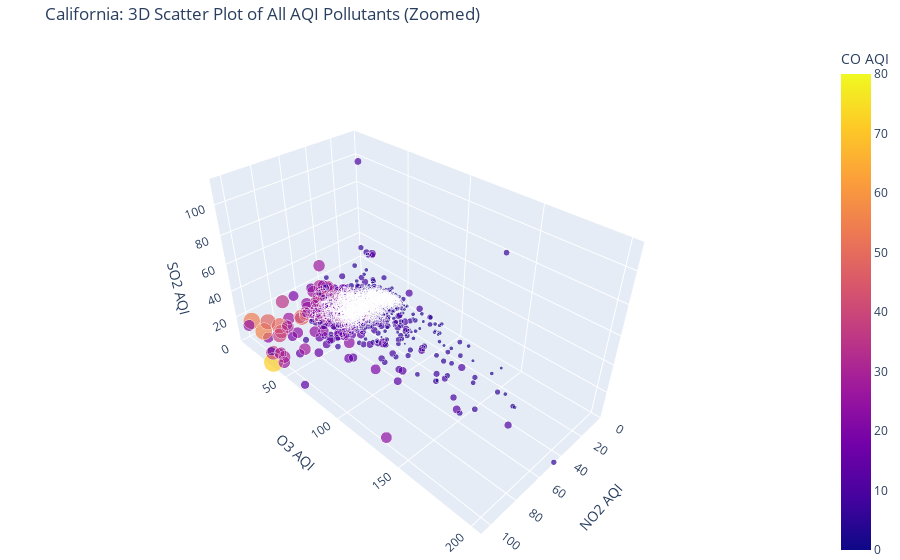
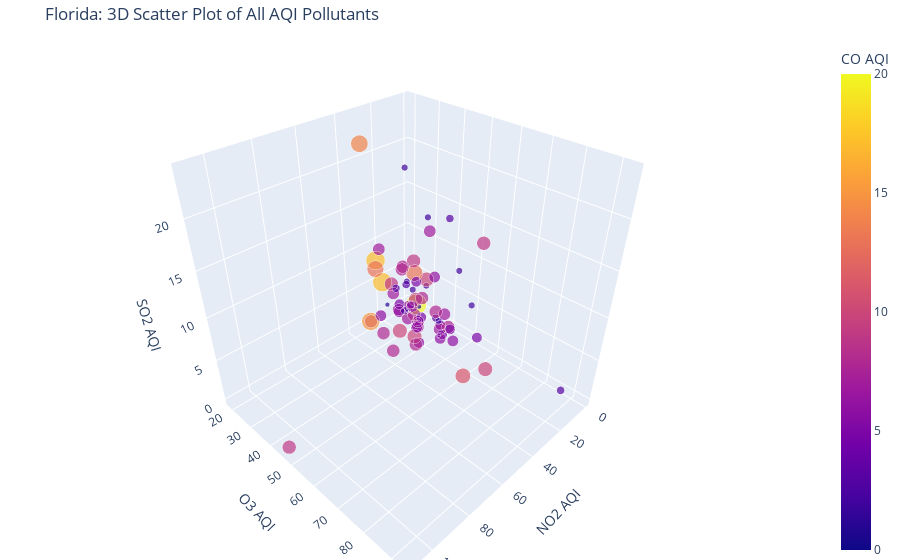

Here is the notebook cell these charts were saved with, in order:
### Markdown cell above
## Section 3

Plotly visualisations.

### Code cell
# Interactive 3D scatter plot for California: All AQI
import plotly.express as px
df_ca = df[df['State'] == 'California']
fig_ca = px.scatter_3d(
    df_ca,
    x="NO2 AQI",
    y="O3 AQI",
    z="SO2 AQI",
    color="CO AQI",
    size="CO AQI",
    hover_data=["Address", "City", "County", "Date"],
    title="California: 3D Scatter Plot of All AQI"
 )
fig_ca.update_layout(
    margin=dict(l=0, r=0, b=0, t=40),
    scene_dragmode='orbit',
    scene={
        'xaxis': {'title': 'NO2 AQI', 'range': [df_ca['NO2 AQI'].min(), df_ca['NO2 AQI'].max()]},
        'yaxis': {'title': 'O3 AQI', 'range': [df_ca['O3 AQI'].min(), df_ca['O3 AQI'].max()]},
        'zaxis': {'title': 'SO2 AQI', 'range': [df_ca['SO2 AQI'].min(), df_ca['SO2 AQI'].max()]},
        'camera': {'eye': {'x': 1.5, 'y': 1.5, 'z': 1.5}}
    }
 )
fig_ca.show()

# Interactive 3D scatter plot for Florida: All AQI
df_fl = df[df['State'] == 'Florida']
fig_fl = px.scatter_3d(
    df_fl,
    x="NO2 AQI",
    y="O3 AQI",
    z="SO2 AQI",
    color="CO AQI",
    size="CO AQI",
    hover_data=["Address", "City", "County", "Date"],
    title="Florida: 3D Scatter Plot of All AQI"
 )
fig_fl.update_layout(margin=dict(l=0, r=0, b=0, t=40), scene_dragmode='orbit')
fig_fl.show()

### Figure 1 — Plotly figure (JSON) as saved in the notebook; plotly's stock layout.template omitted (floating-point values rounded to 4 significant figures; data arrays with more than 128 entries replaced by an {"elided": "..."} marker saying what was removed)
{"data": [{"customdata": {"elided": "1680x4 str values"}, "hovertemplate": "NO2 AQI=%{x}<br>O3 AQI=%{y}<br>SO2 AQI=%{z}<br>CO AQI=%{marker.color}<br>Address=%{customdata[0]}<br>City=%{customdata[1]}<br>County=%{customdata[2]}<br>Date=%{customdata[3]}<extra></extra>", "legendgroup": "", "marker": {"color": {"elided": "1680 float values"}, "coloraxis": "coloraxis", "size": {"elided": "1680 float values"}, "sizemode": "area", "sizeref": 0.2, "symbol": "circle"}, "mode": "markers", "name": "", "scene": "scene", "showlegend": false, "type": "scatter3d", "x": {"elided": "1680 int values"}, "y": {"elided": "1680 int values"}, "z": {"elided": "1680 float values"}}], "layout": {"coloraxis": {"colorbar": {"title": {"text": "CO AQI"}}, "colorscale": [[0, "#0d0887"], [0.1111, "#46039f"], [0.2222, "#7201a8"], [0.3333, "#9c179e"], [0.4444, "#bd3786"], [0.5556, "#d8576b"], [0.6667, "#ed7953"], [0.7778, "#fb9f3a"], [0.8889, "#fdca26"], [1, "#f0f921"]]}, "legend": {"itemsizing": "constant", "tracegroupgap": 0}, "margin": {"b": 0, "l": 0, "r": 0, "t": 40}, "scene": {"camera": {"eye": {"x": 1.5, "y": 1.5, "z": 1.5}}, "domain": {"x": [0, 1], "y": [0, 1]}, "dragmode": "orbit", "xaxis": {"range": [0, 107], "title": {"text": "NO2 AQI"}}, "yaxis": {"range": [0, 206], "title": {"text": "O3 AQI"}}, "zaxis": {"range": [0, 116], "title": {"text": "SO2 AQI"}}}, "title": {"text": "California: 3D Scatter Plot of All AQI Pollutants (Zoomed)"}}}

### Figure 2 — Plotly figure (JSON) as saved in the notebook; plotly's stock layout.template omitted (floating-point values rounded to 4 significant figures; data arrays with more than 128 entries replaced by an {"elided": "..."} marker saying what was removed)
{"data": [{"customdata": {"elided": "75x4 str values"}, "hovertemplate": "NO2 AQI=%{x}<br>O3 AQI=%{y}<br>SO2 AQI=%{z}<br>CO AQI=%{marker.color}<br>Address=%{customdata[0]}<br>City=%{customdata[1]}<br>County=%{customdata[2]}<br>Date=%{customdata[3]}<extra></extra>", "legendgroup": "", "marker": {"color": [6.0, 14.0, 3.0, 3.0, 7.0, 8.0, 0.0, 2.0, 6.0, 8.0, 2.0, 9.0, 20.0, 10.0, 2.0, 5.0, 3.0, 1.0, 6.0, 17.0, 3.0, 10.0, 1.0, 6.0, 7.0, 7.0, 7.0, 5.0, 17.0, 3.0, 0.0, 7.0, 3.0, 7.0, 13.0, 7.0, 7.0, 8.0, 5.0, 1.0, 2.0, 8.0, 2.0, 15.0, 11.0, 5.0, 6.0, 9.0, 8.0, 9.0, 7.0, 5.0, 10.0, 8.0, 8.0, 3.0, 9.0, 13.0, 10.0, 8.0, 1.0, 9.0, 8.0, 2.0, 6.0, 2.0, 7.0, 5.0, 3.0, 8.0, 5.0, 2.0, 6.0, 6.0, 6.0], "coloraxis": "coloraxis", "size": [6.0, 14.0, 3.0, 3.0, 7.0, 8.0, 0.0, 2.0, 6.0, 8.0, 2.0, 9.0, 20.0, 10.0, 2.0, 5.0, 3.0, 1.0, 6.0, 17.0, 3.0, 10.0, 1.0, 6.0, 7.0, 7.0, 7.0, 5.0, 17.0, 3.0, 0.0, 7.0, 3.0, 7.0, 13.0, 7.0, 7.0, 8.0, 5.0, 1.0, 2.0, 8.0, 2.0, 15.0, 11.0, 5.0, 6.0, 9.0, 8.0, 9.0, 7.0, 5.0, 10.0, 8.0, 8.0, 3.0, 9.0, 13.0, 10.0, 8.0, 1.0, 9.0, 8.0, 2.0, 6.0, 2.0, 7.0, 5.0, 3.0, 8.0, 5.0, 2.0, 6.0, 6.0, 6.0], "sizemode": "area", "sizeref": 0.05, "symbol": "circle"}, "mode": "markers", "name": "", "scene": "scene", "showlegend": false, "type": "scatter3d", "x": [10, 49, 18, 2, 15, 11, 11, 5, 27, 28, 22, 24, 14, 27, 16, 5, 3, 16, 9, 26, 11, 21, 8, 16, 24, 14, 12, 10, 39, 20, 10, 11, 9, 17, 25, 20, 11, 21, 20, 1, 6, 8, 13, 32, 26, 4, 13, 109, 30, 25, 32, 4, 24, 34, 40, 5, 24, 14, 15, 29, 16, 22, 36, 10, 15, 8, 21, 7, 25, 29, 14, 3, 21, 25, 8], "y": [47, 34, 48, 34, 24, 23, 46, 31, 42, 19, 33, 64, 32, 33, 28, 38, 22, 44, 25, 24, 31, 36, 24, 25, 51, 33, 42, 42, 31, 93, 34, 31, 23, 30, 20, 25, 31, 51, 28, 25, 25, 27, 36, 22, 61, 54, 43, 46, 51, 39, 49, 42, 43, 30, 39, 21, 27, 31, 64, 42, 19, 36, 49, 54, 33, 47, 19, 30, 30, 36, 32, 36, 19, 47, 26], "z": [0.0, 24.0, 16.0, 0.0, 1.0, 6.0, 0.0, 13.0, 1.0, 0.0, 7.0, 16.0, 3.0, 1.0, 19.0, 0.0, 0.0, 1.0, 1.0, 6.0, 0.0, 0.0, 0.0, 1.0, 6.0, 0.0, 1.0, 0.0, 11.0, 4.0, 0.0, 0.0, 0.0, 1.0, 7.0, 4.0, 0.0, 4.0, 3.0, 0.0, 3.0, 0.0, 6.0, 1.0, 0.0, 1.0, 0.0, 0.0, 7.0, 6.0, 16.0, 0.0, 9.0, 1.0, 1.0, 3.0, 6.0, 7.0, 0.0, 1.0, 1.0, 10.0, 9.0, 6.0, 0.0, 9.0, 9.0, 0.0, 6.0, 10.0, 6.0, 0.0, 0.0, 10.0, 1.0]}], "layout": {"coloraxis": {"colorbar": {"title": {"text": "CO AQI"}}, "colorscale": [[0, "#0d0887"], [0.1111, "#46039f"], [0.2222, "#7201a8"], [0.3333, "#9c179e"], [0.4444, "#bd3786"], [0.5556, "#d8576b"], [0.6667, "#ed7953"], [0.7778, "#fb9f3a"], [0.8889, "#fdca26"], [1, "#f0f921"]]}, "legend": {"itemsizing": "constant", "tracegroupgap": 0}, "margin": {"b": 0, "l": 0, "r": 0, "t": 40}, "scene": {"domain": {"x": [0, 1], "y": [0, 1]}, "dragmode": "orbit", "xaxis": {"title": {"text": "NO2 AQI"}}, "yaxis": {"title": {"text": "O3 AQI"}}, "zaxis": {"title": {"text": "SO2 AQI"}}}, "title": {"text": "Florida: 3D Scatter Plot of All AQI Pollutants"}}}
